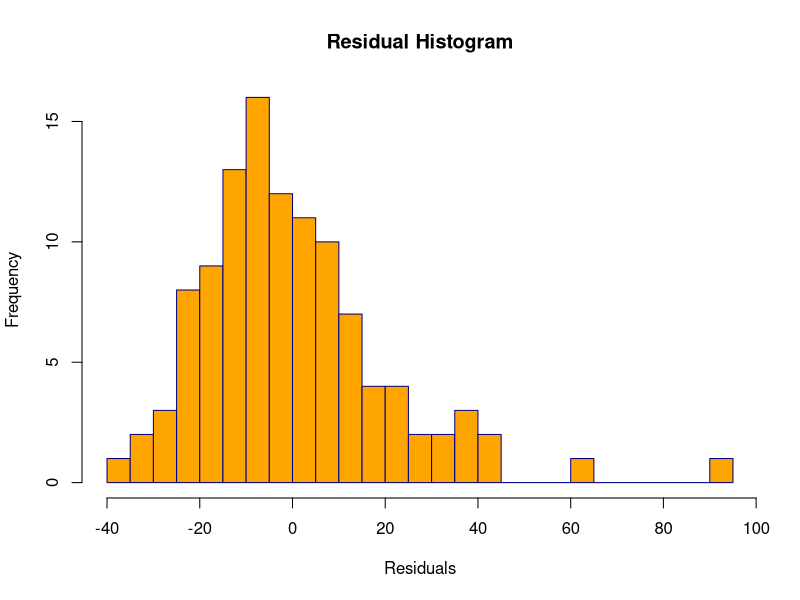
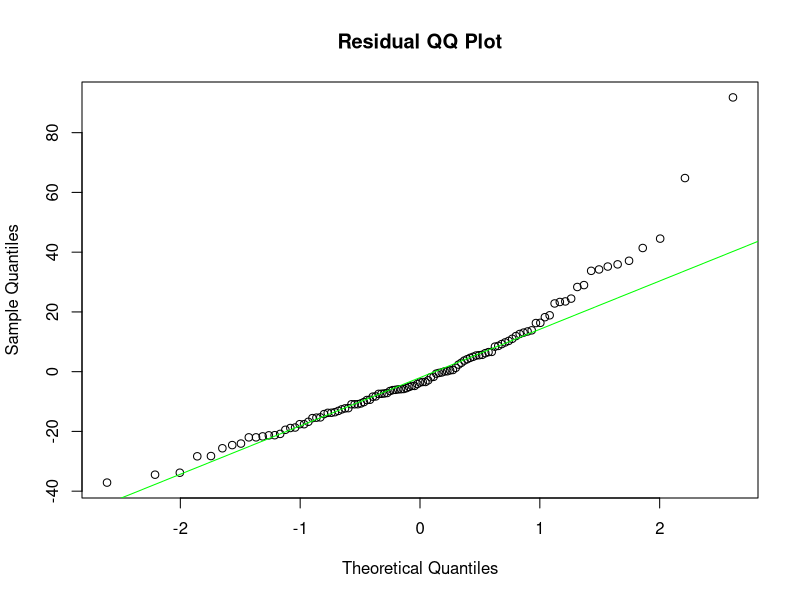
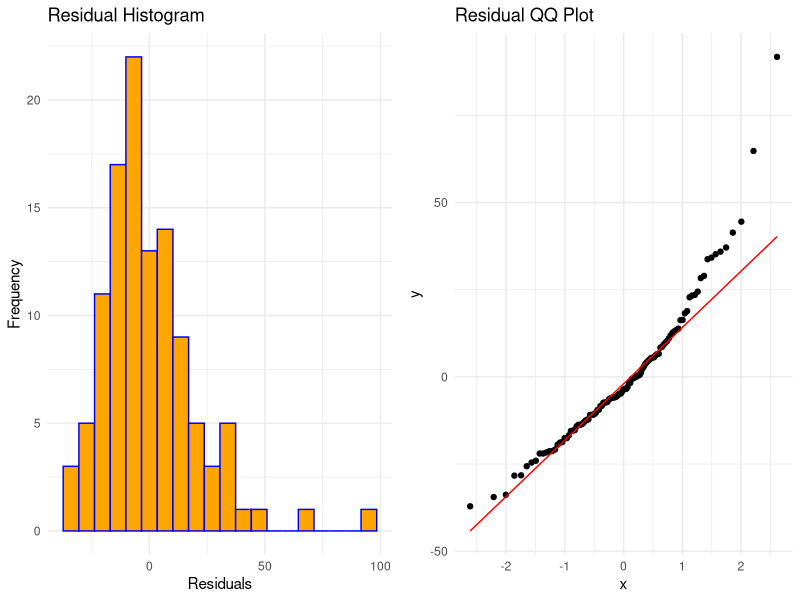
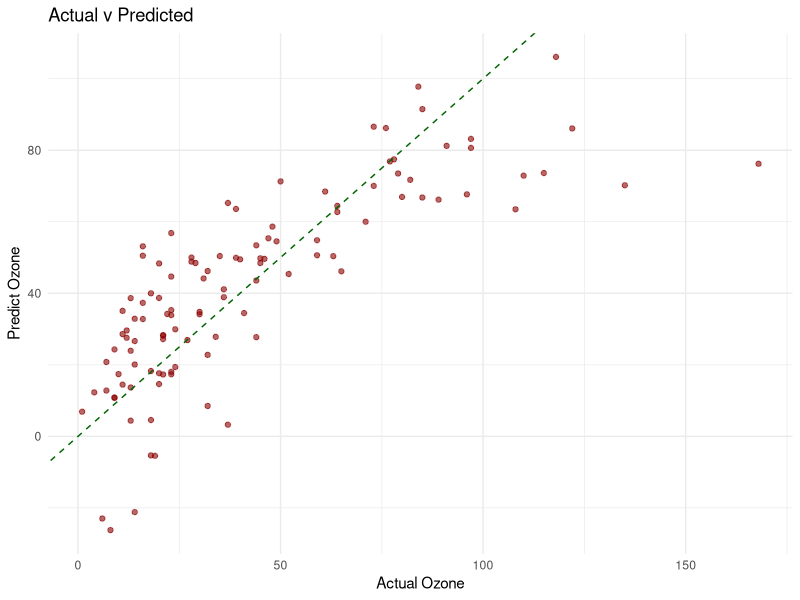

Generate these figures, in order, with R:
## ---- chunk 1
library(tidyr)
library(dplyr)
library(flextable)
library(zoo)
library(broom)
install.packages("ggpubr", repos = "https://cloud.r-project.org/")
library(ggpubr)
library(ggplot2)
## ---- chunk 2
airquality_condensed <- airquality %>%
     select(Ozone, Temp, Solar.R, Wind)
airquality_condensed <- na.omit(airquality_condensed)

shapiro.test(airquality_condensed$Wind)
## ---- chunk 3
shapiro.test(airquality_condensed$Ozone)
## ---- chunk 4
shapiro.test(airquality_condensed$Temp)
## ---- chunk 5
shapiro.test(airquality_condensed$Solar.R)
## ---- chunk 6
airquality <- airquality %>%
     mutate(Season = case_when(
         Month %in% c(11, 12, 1) ~ "Winter",
         Month %in% c(2, 3, 4) ~ "Spring",
         Month %in% c(5, 6, 7) ~ "Summer",
         Month %in% c(8, 9, 10) ~ "Fall",
         TRUE ~ NA_character_
     ))
airquality <- na.omit(airquality)
## ---- chunk 7
table(airquality$Season)
## ---- chunk 8
install.packages("recipes", repos = "https://cloud.r-project.org/")
library(recipes)
recipe_data <- recipe(Ozone ~ Temp + Solar.R + Wind + Season, data = airquality) %>%
  step_normalize(Temp, Solar.R, Wind) %>%
  step_dummy(Season)
## ---- chunk 9
recipe_data <- recipe_data %>%
  step_impute_mean(Temp, Solar.R, Wind)
recipe_prep <- prep(recipe_data, training = airquality)
recipe_bake <- bake(recipe_prep, new_data = airquality)
## ---- chunk 10
model <- lm(Ozone ~ ., data = airquality)
summary(model)
## ---- chunk 11
augmented_data <- augment(model, data = airquality)
## ---- chunk 12
residuals <- model$residuals
hist(residuals,
     main = "Residual Histogram",
     xlab = "Residuals",
     col = "orange",
     border = "darkblue",
     breaks = 20)
## ---- chunk 13
qqnorm(residuals,
       main = "Residual QQ Plot")
qqline(residuals, col = "green")
## ---- chunk 14
hist_plot <- ggplot(data.frame(residuals), aes(x = residuals)) +
  geom_histogram(bins = 20, fill = "orange", color = "blue") +
  labs(title = "Residual Histogram", x = "Residuals", y = "Frequency") +
  theme_minimal()
## ---- chunk 15
qq_plot <- ggplot(data.frame(residuals), aes(sample = residuals)) +
  geom_qq() +
  geom_qq_line(color = "red") +
  labs(title = "Residual QQ Plot") +
  theme_minimal()
## ---- chunk 16
ggarrange(hist_plot, qq_plot, ncol = 2, nrow = 1)
## ---- chunk 17
predicted_values <- predict(model)
## ---- chunk 18
plot_data <- data.frame(Actual = airquality$Ozone, Predicted = predicted_values)
## ---- chunk 19
scatter_plot <- ggplot(plot_data, aes(x = Actual, y = Predicted)) +
  geom_point(color = "darkred", alpha = 0.6) +
  geom_abline(slope = 1, intercept = 0, color = "darkgreen", linetype = "dashed") +
  labs(title = "Actual v Predicted",
       x = "Actual Ozone",
       y = "Predict Ozone") +
  theme_minimal()
## ---- chunk 20
print(scatter_plot)
